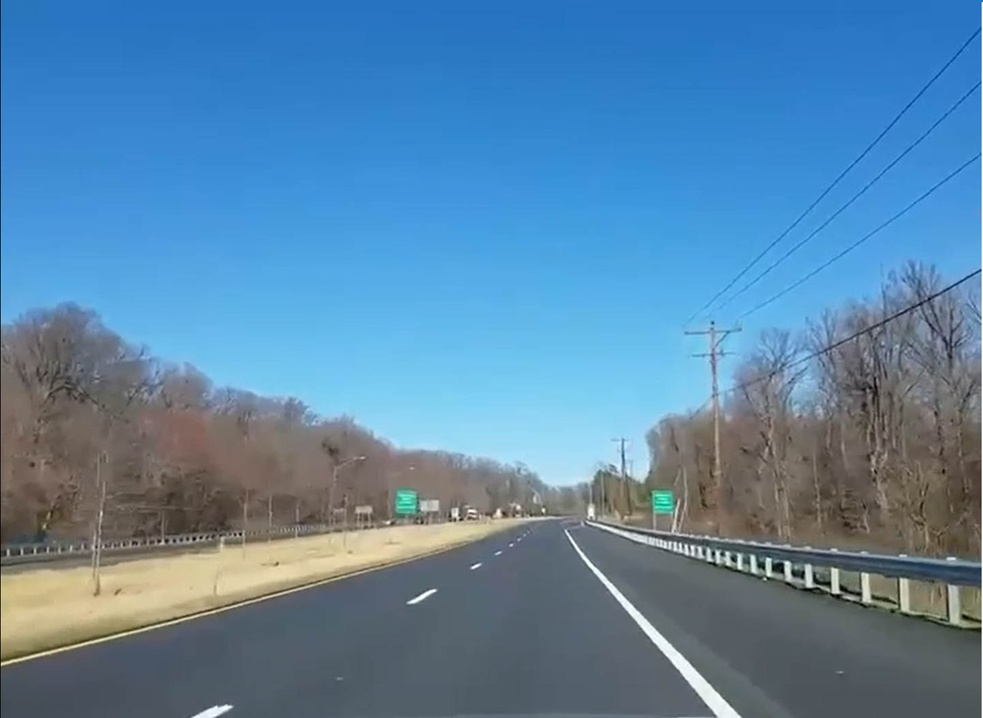
#> input picture original_exposure.jpg, 983 x 718 px, shrunk from 1442 x 1054 before the run, found by its file name
$ python Histogram.py
#> lines starting #> are read from the running program, lines starting #| are printed output that depends on the picture
import cv2 as cv
import matplotlib.image as mpimg
from matplotlib import pyplot as plt
import numpy as np

Row = 2
Col = 3
fig = plt.figure(figsize=(10,5))

Raw_img = cv.imread('D:\轉移\Lane-Tracking-Img/original_exposure.jpg')
#> Raw_img is the input picture: shape (718, 983, 3); mean B, G, R 166.7, 133.1, 89.9
Gray = cv.cvtColor(Raw_img,cv.COLOR_BGR2GRAY)
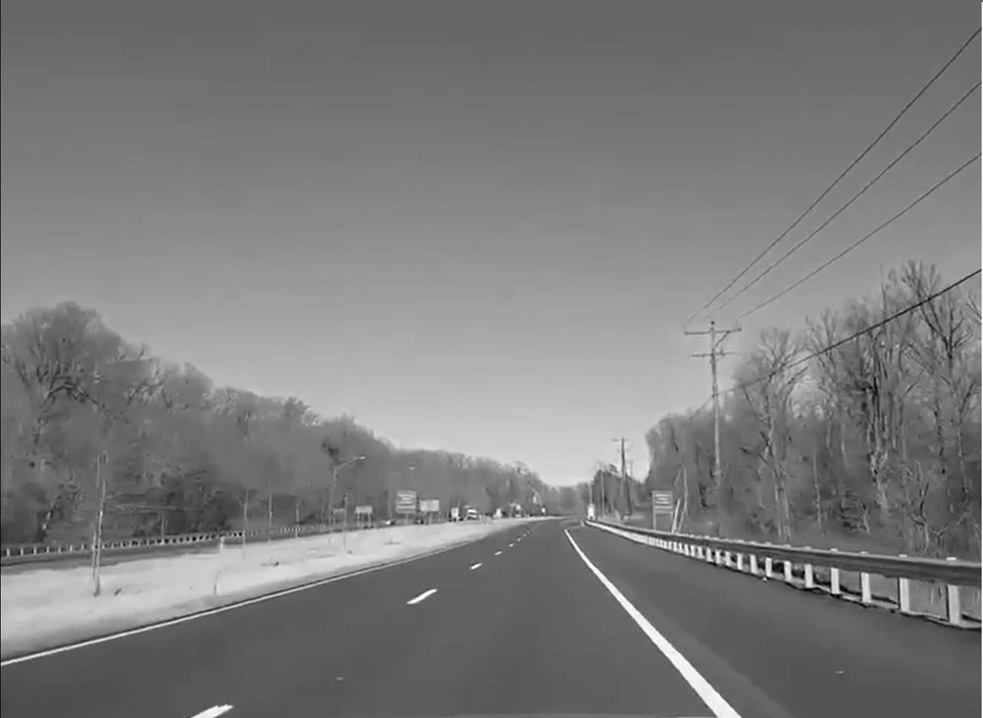
#> Gray: shape (718, 983); min 1, max 255, mean 124

fig.add_subplot(Row, Col, 1)
plt.imshow(Gray, cmap='gray')
plt.axis('off')
plt.title("Gray image", fontsize=15)

Equalized = cv.equalizeHist(Gray)
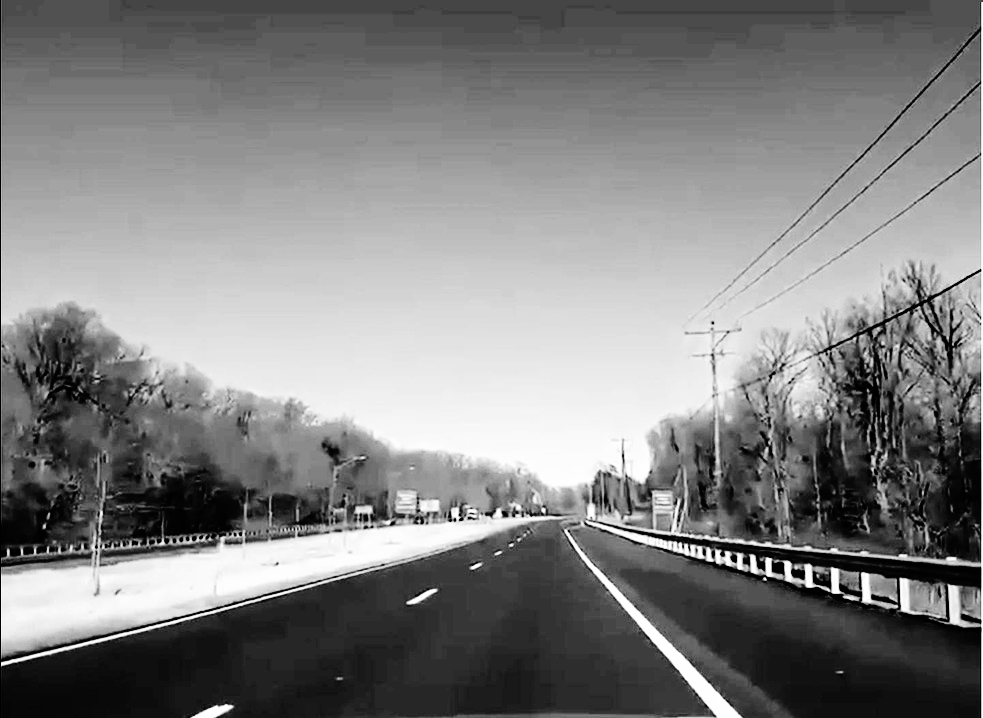
#> Equalized: shape (718, 983); min 0, max 255, mean 128.8
fig.add_subplot(Row, Col, 2)
plt.imshow(Equalized, cmap='gray')
plt.axis('off')
plt.title("Histogram equalization", fontsize=15)

clahe_obj = cv.createCLAHE(clipLimit=2.0, tileGridSize=(8,8))
Clahe = clahe_obj.apply(Gray)
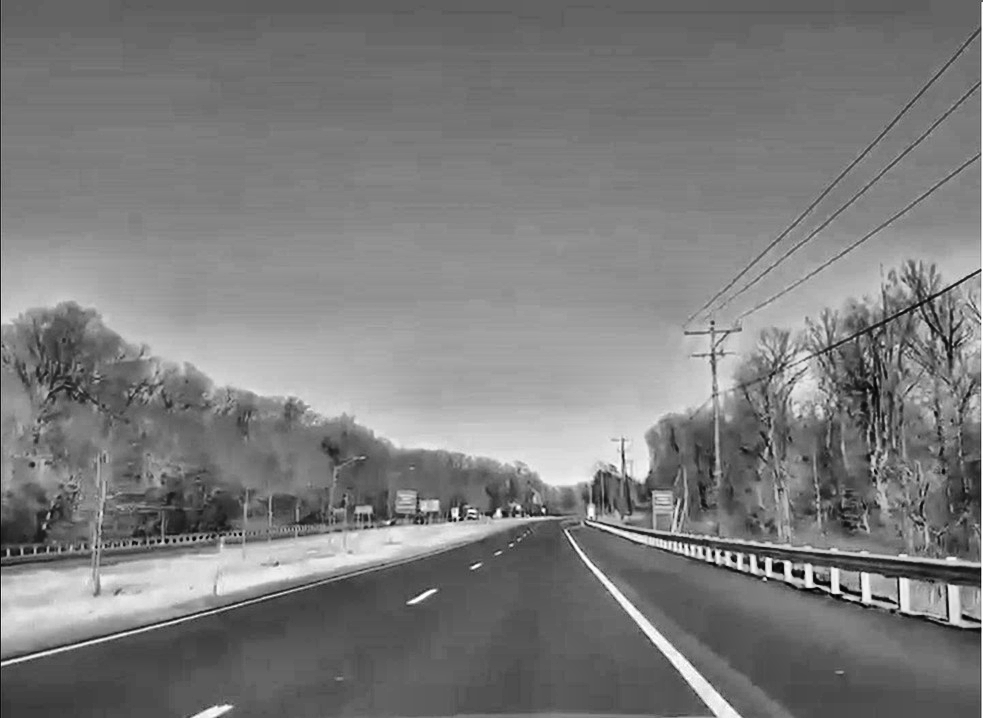
#> Clahe: shape (718, 983); min 1, max 255, mean 124.4
fig.add_subplot(Row, Col, 3)
plt.imshow(Clahe, cmap='gray')
plt.axis('off')
plt.title("Adaptive histogram equalization", fontsize=15)

fig.add_subplot(Row, Col, 4)
plt.hist(Gray.ravel(), 256, [0, 256])
plt.title("Histogram - gray image", fontsize=15)

fig.add_subplot(Row, Col, 5)
plt.hist(Equalized.ravel(), 256, [0, 256])
plt.title("Histogram - Histogram equalization", fontsize=15)

fig.add_subplot(Row, Col, 6)
plt.hist(Clahe.ravel(), 256, [0, 256])
plt.title("Histogram - Adaptive histogram equalization", fontsize=15)

plt.show()
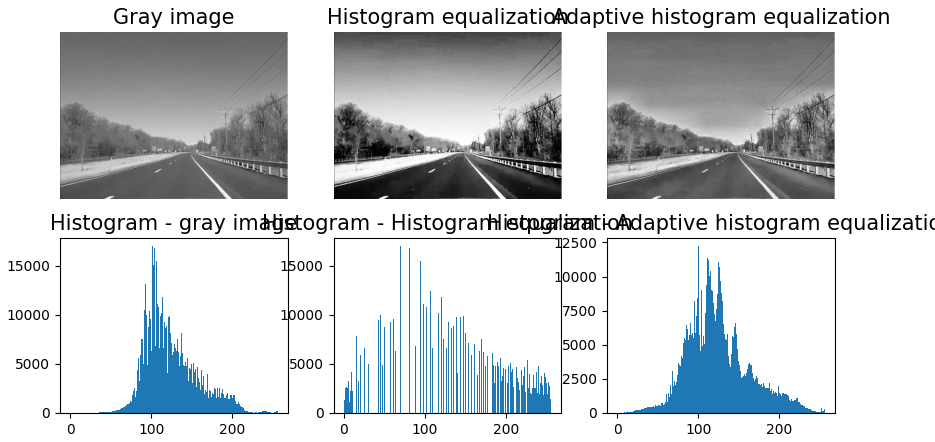
#> figure drawn by matplotlib, 6 panels; panel 4: tallest bar 16998 high, from x = 101 to 102; panel 5: tallest bar 16998 high, from x = 69 to 70; panel 6: tallest bar 12218 high, from x = 100 to 101
